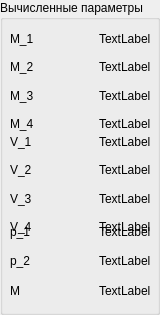
     <widget class="QGroupBox" name="groupBox_10">
      <property name="sizePolicy">
       <sizepolicy hsizetype="Preferred" vsizetype="Preferred">
        <horstretch>0</horstretch>
        <verstretch>0</verstretch>
       </sizepolicy>
      </property>
      <property name="minimumSize">
       <size>
        <width>0</width>
        <height>315</height>
       </size>
      </property>
      <property name="title">
       <string>Вычисленные параметры</string>
      </property>
      <widget class="QWidget" name="layoutWidget">
       <property name="geometry">
        <rect>
         <x>10</x>
         <y>27</y>
         <width>141</width>
         <height>108</height>
        </rect>
       </property>
       <layout class="QVBoxLayout" name="verticalLayout">
        <item>
         <layout class="QHBoxLayout" name="horizontalLayout_35">
          <item>
           <widget class="QLabel" name="label_M1">
            <property name="text">
             <string>M_1</string>
            </property>
           </widget>
          </item>
          <item>
           <spacer name="horizontalSpacer_34">
            <property name="orientation">
             <enum>Qt::Orientation::Horizontal</enum>
            </property>
            <property name="sizeHint" stdset="0">
             <size>
              <width>40</width>
              <height>20</height>
             </size>
            </property>
           </spacer>
          </item>
          <item>
           <widget class="QLabel" name="label_value_M_1">
            <property name="text">
             <string>TextLabel</string>
            </property>
           </widget>
          </item>
         </layout>
        </item>
        <item>
         <layout class="QHBoxLayout" name="horizontalLayout_36">
          <item>
           <widget class="QLabel" name="label_M2">
            <property name="text">
             <string>M_2</string>
            </property>
           </widget>
          </item>
          <item>
           <spacer name="horizontalSpacer_35">
            <property name="orientation">
             <enum>Qt::Orientation::Horizontal</enum>
            </property>
            <property name="sizeHint" stdset="0">
             <size>
              <width>40</width>
              <height>20</height>
             </size>
            </property>
           </spacer>
          </item>
          <item>
           <widget class="QLabel" name="label_value_M_2">
            <property name="text">
             <string>TextLabel</string>
            </property>
           </widget>
          </item>
         </layout>
        </item>
        <item>
         <layout class="QHBoxLayout" name="horizontalLayout_37">
          <item>
           <widget class="QLabel" name="label_M3">
            <property name="text">
             <string>M_3</string>
            </property>
           </widget>
          </item>
          <item>
           <spacer name="horizontalSpacer_36">
            <property name="orientation">
             <enum>Qt::Orientation::Horizontal</enum>
            </property>
            <property name="sizeHint" stdset="0">
             <size>
              <width>40</width>
              <height>20</height>
             </size>
            </property>
           </spacer>
          </item>
          <item>
           <widget class="QLabel" name="label_value_M_3">
            <property name="text">
             <string>TextLabel</string>
            </property>
           </widget>
          </item>
         </layout>
        </item>
        <item>
         <layout class="QHBoxLayout" name="horizontalLayout_38">
          <item>
           <widget class="QLabel" name="label_M4">
            <property name="text">
             <string>M_4</string>
            </property>
           </widget>
          </item>
          <item>
           <spacer name="horizontalSpacer_37">
            <property name="orientation">
             <enum>Qt::Orientation::Horizontal</enum>
            </property>
            <property name="sizeHint" stdset="0">
             <size>
              <width>40</width>
              <height>20</height>
             </size>
            </property>
           </spacer>
          </item>
          <item>
           <widget class="QLabel" name="label_value_M_4">
            <property name="text">
             <string>TextLabel</string>
            </property>
           </widget>
          </item>
         </layout>
        </item>
       </layout>
      </widget>
      <widget class="QWidget" name="layoutWidget">
       <property name="geometry">
        <rect>
         <x>10</x>
         <y>130</y>
         <width>141</width>
         <height>108</height>
        </rect>
       </property>
       <layout class="QVBoxLayout" name="verticalLayout_2">
        <item>
         <layout class="QHBoxLayout" name="horizontalLayout_39">
          <item>
           <widget class="QLabel" name="label_V1">
            <property name="text">
             <string>V_1</string>
            </property>
           </widget>
          </item>
          <item>
           <spacer name="horizontalSpacer_38">
            <property name="orientation">
             <enum>Qt::Orientation::Horizontal</enum>
            </property>
            <property name="sizeHint" stdset="0">
             <size>
              <width>40</width>
              <height>20</height>
             </size>
            </property>
           </spacer>
          </item>
          <item>
           <widget class="QLabel" name="label_value_V_1">
            <property name="text">
             <string>TextLabel</string>
            </property>
           </widget>
          </item>
         </layout>
        </item>
        <item>
         <layout class="QHBoxLayout" name="horizontalLayout_40">
          <item>
           <widget class="QLabel" name="label_V2">
            <property name="text">
             <string>V_2</string>
            </property>
           </widget>
          </item>
          <item>
           <spacer name="horizontalSpacer_39">
            <property name="orientation">
             <enum>Qt::Orientation::Horizontal</enum>
            </property>
            <property name="sizeHint" stdset="0">
             <size>
              <width>40</width>
              <height>20</height>
             </size>
            </property>
           </spacer>
          </item>
          <item>
           <widget class="QLabel" name="label_value_V_2">
            <property name="text">
             <string>TextLabel</string>
            </property>
           </widget>
          </item>
         </layout>
        </item>
        <item>
         <layout class="QHBoxLayout" name="horizontalLayout_41">
          <item>
           <widget class="QLabel" name="label_V3">
            <property name="text">
             <string>V_3</string>
            </property>
           </widget>
          </item>
          <item>
           <spacer name="horizontalSpacer_40">
            <property name="orientation">
             <enum>Qt::Orientation::Horizontal</enum>
            </property>
            <property name="sizeHint" stdset="0">
             <size>
              <width>40</width>
              <height>20</height>
             </size>
            </property>
           </spacer>
          </item>
          <item>
           <widget class="QLabel" name="label_value_V_3">
            <property name="text">
             <string>TextLabel</string>
            </property>
           </widget>
          </item>
         </layout>
        </item>
        <item>
         <layout class="QHBoxLayout" name="horizontalLayout_42">
          <item>
           <widget class="QLabel" name="label_V4">
            <property name="text">
             <string>V_4</string>
            </property>
           </widget>
          </item>
          <item>
           <spacer name="horizontalSpacer_41">
            <property name="orientation">
             <enum>Qt::Orientation::Horizontal</enum>
            </property>
            <property name="sizeHint" stdset="0">
             <size>
              <width>40</width>
              <height>20</height>
             </size>
            </property>
           </spacer>
          </item>
          <item>
           <widget class="QLabel" name="label_value_V_4">
            <property name="text">
             <string>TextLabel</string>
            </property>
           </widget>
          </item>
         </layout>
        </item>
       </layout>
      </widget>
      <widget class="QWidget" name="layoutWidget">
       <property name="geometry">
        <rect>
         <x>10</x>
         <y>220</y>
         <width>141</width>
         <height>52</height>
        </rect>
       </property>
       <layout class="QVBoxLayout" name="verticalLayout_6">
        <item>
         <layout class="QHBoxLayout" name="horizontalLayout_43">
          <item>
           <widget class="QLabel" name="label_p1">
            <property name="text">
             <string>p_1</string>
            </property>
           </widget>
          </item>
          <item>
           <spacer name="horizontalSpacer_42">
            <property name="orientation">
             <enum>Qt::Orientation::Horizontal</enum>
            </property>
            <property name="sizeHint" stdset="0">
             <size>
              <width>40</width>
              <height>20</height>
             </size>
            </property>
           </spacer>
          </item>
          <item>
           <widget class="QLabel" name="label_value_p_1">
            <property name="text">
             <string>TextLabel</string>
            </property>
           </widget>
          </item>
         </layout>
        </item>
        <item>
         <layout class="QHBoxLayout" name="horizontalLayout_44">
          <item>
           <widget class="QLabel" name="label_p2">
            <property name="text">
             <string>p_2</string>
            </property>
           </widget>
          </item>
          <item>
           <spacer name="horizontalSpacer_43">
            <property name="orientation">
             <enum>Qt::Orientation::Horizontal</enum>
            </property>
            <property name="sizeHint" stdset="0">
             <size>
              <width>40</width>
              <height>20</height>
             </size>
            </property>
           </spacer>
          </item>
          <item>
           <widget class="QLabel" name="label_value_p_2">
            <property name="text">
             <string>TextLabel</string>
            </property>
           </widget>
          </item>
         </layout>
        </item>
       </layout>
      </widget>
      <widget class="QWidget" name="layoutWidget">
       <property name="geometry">
        <rect>
         <x>10</x>
         <y>280</y>
         <width>141</width>
         <height>22</height>
        </rect>
       </property>
       <layout class="QHBoxLayout" name="horizontalLayout_45">
        <item>
         <widget class="QLabel" name="label_M">
          <property name="text">
           <string>M</string>
          </property>
         </widget>
        </item>
        <item>
         <spacer name="horizontalSpacer_44">
          <property name="orientation">
           <enum>Qt::Orientation::Horizontal</enum>
          </property>
          <property name="sizeHint" stdset="0">
           <size>
            <width>40</width>
            <height>20</height>
           </size>
          </property>
         </spacer>
        </item>
        <item>
         <widget class="QLabel" name="label_value_M">
          <property name="text">
           <string>TextLabel</string>
          </property>
         </widget>
        </item>
       </layout>
      </widget>
     </widget>
